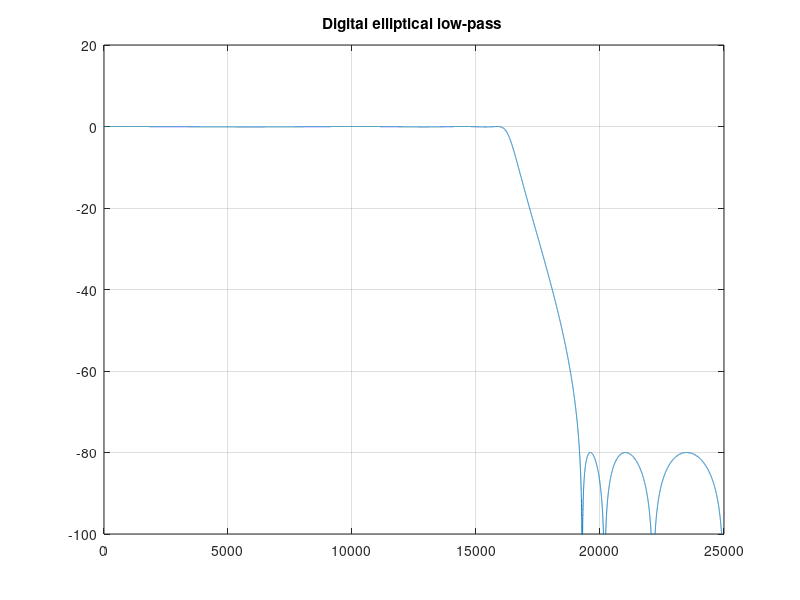

Reproduce this figure in MATLAB.
clc;
clear all;
fs    = 50000;
 Npts  = fs / 2;
 fpass = 16000;
 fstop = 20000;
 Rpass = 0.1;
 Rstop = 80;
 Wpass = 2 / fs * fpass;
 Wstop = 2 / fs * fstop;
 [n, Wn_p] = ellipord (Wpass, Wstop, Rpass, Rstop)
 [b, a] = ellip (n, Rpass, Rstop,Wn_p);
 W = linspace(0,2*pi*50000,1000000); % linear frequency range for plotting
 f = (1/(2*pi))*W;
 [H, f] = freqz (b, a, Npts, fs);
 plot (f, 20 * log10 (abs (H)));
 title ("Digital elliptical low-pass ");
 grid on;
 ylim ([-100, 20]);
